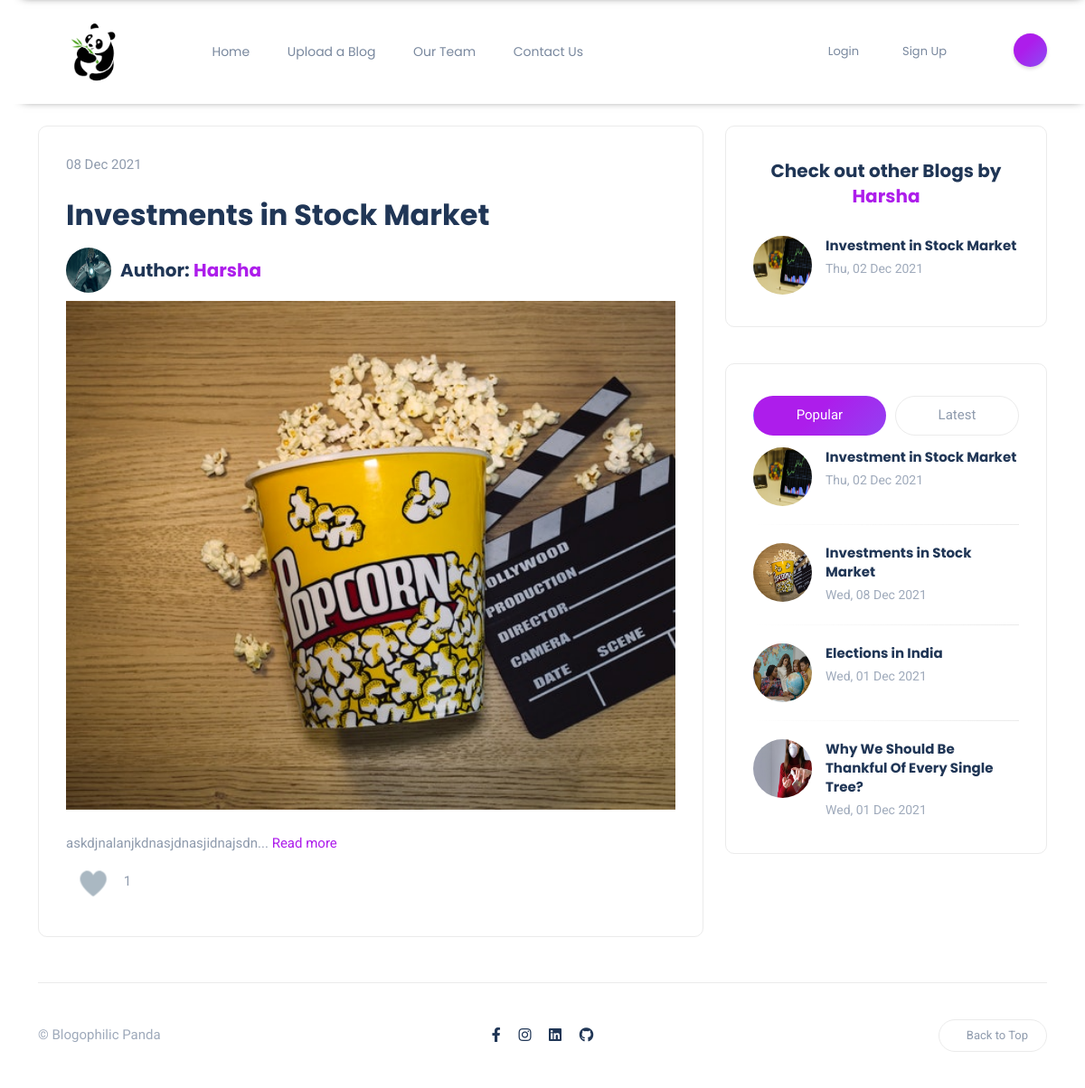
The app's page /blogs/investments-in-stock-market, older data.
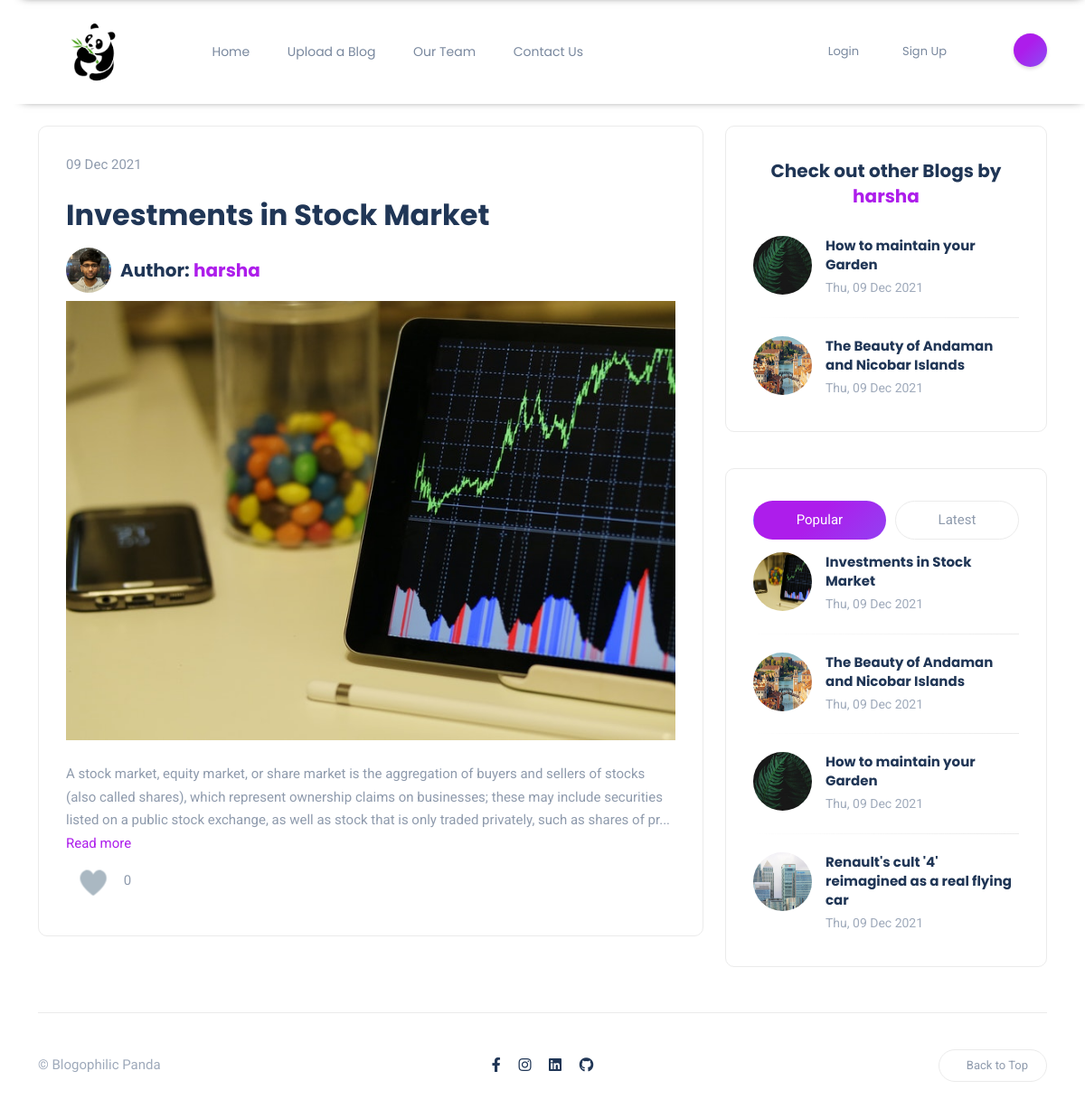
The same page, newer data.
### content/models.py (models this page shows, shortened)
class BlogPost(models.Model):
    author = models.ForeignKey(User, on_delete=models.CASCADE, related_name= 'post_author')
    blog_title = models.CharField(max_length= 264)
    slug = models.SlugField(max_length=264, unique=True, default='',editable=False)
    blog_content = models.TextField()
    blog_image = models.ImageField(upload_to= 'blog_image')
    publish_date = models.DateTimeField(auto_now_add=True)
    category = models.ForeignKey(Category, on_delete = models.CASCADE, related_name ='blog_cat')
    likes = models.ManyToManyField(User, related_name='blog_posts')
    class Meta:
        ordering = ['-publish_date']
    def total_likes(self):
        return self.likes.count()

### accounts/models.py (models this page shows, shortened)
class Profile(models.Model):
    user = models.OneToOneField(User, on_delete=models.CASCADE)
    image = models.ImageField(upload_to = 'profile_pics', null=True)
    slug = models.SlugField(max_length=264, unique=True, editable=False, default='')

### content/views.py (the view)
# urls.py: path('blogs/<slug:the_slug>', views.blog_details, name='blog_details'),
def blog_details(request, the_slug):
    blog_single = BlogPost.objects.get(slug=the_slug)
    total_likes = blog_single.total_likes()
    liked = False
    if blog_single.likes.filter(id = request.user.id):
        liked = True
    blogs = list(BlogPost.objects.all())
    author_blogs = list(BlogPost.objects.filter(author = blog_single.author).exclude(slug=the_slug))[:4]
    blogs_latest = BlogPost.objects.all().order_by('-publish_date')[:4]
    blogs_popular = (sorted(blogs, key = lambda x: x.total_likes())[::-1])[:4]
    context = {
        "blog_single": blog_single,
        "blog_likes": total_likes,
        "blog_liked": liked,
        "author_blogs": author_blogs,
        "blogs_popular": blogs_popular,
        "blogs_latest": blogs_latest,
    }
    return render(request, 'blogs/blog_details.html', context)

### templates/blogs/blog_details.html (shortened to what this page needs)
{% extends "base.html" %}
{% load get_post_Cat %}
{% load static %}
{% block content %}
<link rel="stylesheet" href="{% static 'css/blogs/home.css' %}">
<link rel="stylesheet" href="{% static 'css/blogs/blog_details.css' %}">
<section id="hero">
    <div class="container-xl">
        <div class="row gy-4">
            <div class="col-lg-8">
                <div class="post-tabs rounded bordered">
                    <div class="article-container">
                        {{ blog_single.publish_date|date:"d M Y" }}
                        <div class="heading">
                            <h2>{{ blog_single.blog_title }}</h2>
                        </div>
                        <div class="author">
                            <img src="{{ blog_single.author.profile.image.url }}" class="authorpic" alt="">
                            <h5>Author: <a href="{% url 'profile' profile_slug=blog_single.author.profile.slug %}">{{ blog_single.author }}</a></h5>
                        </div>
                        <div class="article-image">
                            <img src="/media/{{ blog_single.blog_image }}">
                        </div>
                        <br>
                        <div class="article-text">
                            {% if user.is_authenticated %}
                            {{ blog_single.blog_content|linebreaks }}
                            {% else %}
                            {{ blog_single.blog_content|slice:":300" }}...
                            <a href="{% url 'login' %}">Read more</a>
                            {% endif %}
                        </div>
                        <form action="{% url 'like_blog' the_slug=blog_single.slug %}" method="POST">
                            <label for="blog_title">
                            </label>
                            {{ blog_likes }}
                        </form>
                    </div>
                </div>
            </div>
            <div class="col-lg-4">
                <div class="sidebar">
                    {% if author_blogs|length > 0 %}
                    <div class="widget rounded">
                        <div class="widget-header text-center">
                            <h3 class="widget-title">Check out other Blogs by <a href="{% url 'profile' profile_slug=blog_single.author.profile.slug %}">{{ blog_single.author }}</a></h3>
                        </div>
                        <div class="widget-content">
                            {% for blog in author_blogs %}
                            <div class="post post-list-sm circle">
                                <div class="thumb circle">
                                    <a href="{% url 'blog_details' the_slug=blog.slug %}">
                                        <div class="inner">
                                            <img src="/media/{{ blog.blog_image }}" alt="" style="height: 100%; width: 100%;">
                                        </div>
                                    </a>
                                </div>
                                <div class="details clearfix">
                                    <h6 class="post-title my-0">
                                        <a href="{% url 'blog_details' the_slug=blog.slug %}">{{ blog.blog_title }}</a>
                                    </h6>
                                    <ul class="meta list-inline mt-1 mb-0">
                                        <li class="list-inline-item">{{ blog.publish_date|date:"D, d M Y" }}</li>
                                    </ul>
                                </div>
                            </div>
                            {% endfor %}
                        </div>
                    </div>
                    {% endif %}
                    <div class="widget rounded">
                        <ul class="nav nav-tabs nav-pills nav-fill" id="postTab" role="tablist">
                            <li class="nav-item" role="presentation">
                                <button aria-controls="popular" aria-selected="true" class="nav-link active"
                                    data-bs-target="#popular" data-bs-toggle="tab" id="popular-tab" role="tab"
                                    type="button">
                                    Popular
                                </button>
                            </li>
                            <li class="nav-item" role="presentation">
                                <button aria-controls="latest" aria-selected="false" class="nav-link"
                                    data-bs-target="#latest" data-bs-toggle="tab" id="latest-tab" role="tab"
                                    type="button">
                                    Latest
                                </button>
                            </li>
                        </ul>
                        <div class="tab-content" id="postsTabContent">
                            <div class="tab-pane fade show active" id="popular" aria-labelledby="popular-tab"
                                role="tabpanel">
                                {% for blog in blogs_popular %}
                                <div class="post post-list-sm circle">
                                    <div class="thumb circle">
                                        <a href="{% url 'blog_details' the_slug=blog.slug %}">
                                            <div class="inner">
                                                <img src="/media/{{ blog.blog_image }}" alt="" style="height: 100%; width: 100%;">
                                            </div>
                                        </a>
                                    </div>
                                    <div class="details clearfix">
                                        <h6 class="post-title my-0">
                                            <a href="{% url 'blog_details' the_slug=blog.slug %}">{{ blog.blog_title }}</a>
                                        </h6>
                                        <ul class="meta list-inline mt-1 mb-0">
                                            <li class="list-inline-item">{{ blog.publish_date|date:"D, d M Y" }}</li>
                                        </ul>
                                    </div>
                                </div>
                                {% endfor %}
                            </div>
                        </div>
                    </div>
                </div>
            </div>
        </div>
    </div>
</section>
{% endblock content %}

### templates/base.html (shortened to what this page needs)
{% load static %}
<!DOCTYPE html>
<html lang="en">
<head>
    <link href="https://cdn.jsdelivr.net/npm/bootstrap@5.1.3/dist/css/bootstrap.min.css" rel="stylesheet">
    <link rel="stylesheet" href="{% static 'css/bootstrap.min.css' %}">
    <link rel="stylesheet" href="https://cdnjs.cloudflare.com/ajax/libs/font-awesome/5.15.3/css/all.min.css">
    <link rel=" stylesheet" href="{% static 'css/slick.css' %}">
    <link rel=" stylesheet" href="{% static 'css/base.css' %}">
    <link rel="stylesheet" href="https://cdnjs.cloudflare.com/ajax/libs/simple-line-icons/2.5.5/css/simple-line-icons.min.css">
</head>
<body>
    <div class="site-wrapper">
    {% include 'navbar.html' %}
    {% block content  %}
    {% endblock content %}
    {% include 'footer.html' %}
    </div>
</body>
</html>

### templates/navbar.html (shortened to what this page needs)
{% load static %}
<link rel="stylesheet" href="{% static 'css/navbar.css' %}">
<header class="header-default">
    <nav class="navbar navbar-expand-lg">
        <div class="container-xl">
            <a href="{% url 'home' %}" class="navbar-brand">
                <img src="{% static 'images/logo.png' %}" alt="" style="height: 75px;">
            </a>
            <div class="collapse navbar-collapse">
                <ul class="navbar-nav mr-auto">
                    <li class="nav-item ">
                        <a href="{% url 'home' %}" class="nav-link ">Home</a>
                    </li>
                    <li class="nav-item">
                        <a href="{% url 'uploading_blogs' %}" class="nav-link">Upload a Blog</a>
                    </li>
                    <li class="nav-item">
                        <a href="{% url 'our_team' %}" class="nav-link">Our Team</a>
                    </li>
                    <li class="nav-item">
                        <a href="{% url 'contact' %}" class="nav-link">Contact Us</a>
                    </li>
                </ul>
            </div>
            <div class="header-right d-flex">
                <ul class="navbar-nav collapse navbar-collapse">
                    {% if user.is_authenticated %}
                    <li>
                        <a href="{% url 'profile' profile_slug=user.profile.slug %}" class="dropdown-item">{{ user }}</a>
                    </li>
                    <li>
                        <a href="{% url 'logout' %}" class="dropdown-item">Logout</a>
                    </li>
                    {% else %}
                    <li>
                        <a href="{% url 'login' %}" class="dropdown-item">Login</a>
                    </li>
                    <li>
                        <a href="{% url 'register' %}" class="dropdown-item">Sign Up</a>
                    </li>
                    {% endif %}
                </ul>
                <div class="header-buttons">
                    <button class="search icon-button">
                    </button>
                </div>
            </div>
        </div>
    </nav>
</header>

### templates/footer.html (shortened to what this page needs)
{% load static %}
<link rel="stylesheet" href="{% static 'css/footer.css' %}">
<footer>
    <div class="container-xl">
        <div class="footer-inner">
            <div class="row d-flex align-items-center gy-4">
                <div class="col-md-4">
                    <span class="copyright">&copy; Blogophilic Panda</span>
                </div>
                <div class="col-md-4 text-center">
                    <ul class="social-icons list-unstyled list-inline mb-0">
                        <li class="list-inline-item">
                            <a href="https://www.facebook.com/">
                                <i class="fab fa-facebook-f"></i>
                            </a>
                        </li>
                        <li class="list-inline-item">
                            <a href="https://www.instagram.com/">
                                <i class="fab fa-instagram"></i>
                            </a>
                        </li>
                        <li class="list-inline-item">
                            <a href="https://www.linkedin.com/">
                                <i class="fab fa-linkedin"></i>
                            </a>
                        </li>
                        <li class="list-inline-item">
                            <a href="https://www.github.com/">
                                <i class="fab fa-github"></i>
                            </a>
                        </li>
                    </ul>
                </div>
                <div class="col-md-4">
                    <a href="#" id="return-to-top" class="float-md-end">
                        Back to Top
                    </a>
                </div>
            </div>
        </div>
    </div>
</footer>

### static/css/base.css (style rules this page uses)
body { color: #8f9bad; background-color: #fff; font-family: 'Roboto', sans-serif !important; font-size: 15px; line-height: 1.7; overflow-x: hidden; -webkit-font-smoothing: antialiased; }

### static/css/navbar.css (style rules this page uses)
.header-default { padding: 20px 0; margin-bottom: 2%; position: relative; width: 100%; box-shadow: 10px 10px 10px -15px #111; }
.header-default .navbar-nav { margin-left: 50px; }
.header-default.clone { position: fixed; top: 0; left: 0; background: #fff; border-bottom: 1px solid #ebebeb; right: 0; padding: 25px 0; transform: translateY(-100%); transition: 0.2s transform cubic-bezier(0.3, 0.73, 0.3, 0.7); z-index: 4; }
.navbar { padding: 0; }
.navbar-nav { font-family: 'Poppins', sans-serif; font-size: 14px; }
.navbar-nav .nav-link { padding: 0.439rem 1rem; color: #79889e; }
.navbar-brand { padding-top: 0; padding-bottom: 0; margin-right: 0; }
.dropdown-item { display: block; width: 100%; padding: 0.6rem 1.5rem; clear: both; font-weight: 400; font-size: 13px; color: #79889e; text-align: inherit; text-decoration: none; white-space: nowrap; background-color: transparent; border: 0; }
.header-right .header-buttons { display: inline-block; margin-left: 50px; }
.header-right .header-buttons button { margin-left: 10px; }
.header-right .header-buttons button:first-child { margin-left: 0; }
@media (min-width: 992px) { .navbar-expand-lg .navbar-nav .nav-link { padding-right: 1.3rem; padding-left: 1.3rem; } }
@media (min-width: 1200px) { .container-xl { max-width: 1140px; } }
button { transition: all 0.3s ease-in-out; }
.icon-button { color: #fff; border: 0; border-radius: 50%; background-color: #6e72fc; background-image: linear-gradient(315deg, #6e72fc 0%, #ad1deb 74%); background-size: auto 200%; display: inline-flex; justify-content: center; align-items: center; height: 37px; line-height: 39px; text-align: center; vertical-align: middle; width: 37px; box-shadow: 0px 2px 4px 0px rgba(0, 0, 0, 0.15); transition: all 0.2s ease-in-out; outline: none; }
.social-icons a { font-size: 16px; color: #203656; }
.social-icons li:not(:last-child) { margin-right: 1rem; }

### static/css/blogs/blog_details.css (style rules this page uses)
.heading h2 { margin-bottom: 5px; }
.author { display: flex; align-items: center; }
.authorpic { border-radius: 50%; height: 50px; width: 50px; margin-right: 10px; }
.article-image { display: block; margin-left: auto; margin-right: auto; width: 100%; }
.article-image img { width: 100%; }
svg { cursor: pointer; overflow: visible; width: 60px; position:relative; }

### static/css/footer.css (style rules this page uses)
footer { margin-top: 50px; }
footer .footer-inner { border-top: 1px solid #ebebeb; padding: 40px 0; }
footer .footer-inner .copyright { color: #9faabb; }
#return-to-top { color: #8f9bad; font-size: 13px; border: 1px solid #ebebeb; text-decoration: none; border-radius: 25px; padding: 6px 20px; z-index: 4; transition: all 0.3s ease-in-out; }

Row changes from the older to the newer data that the page shows:
removed BlogPost: publish_date "08 Dec 2021", blog_title "Investments in Stock Market", author.profile.image (picture), author "Harsha", blog_image (picture), blog_content "askdjnalanjkdnasjdnasjidnajsdn", publish_date "Wed, 08 Dec 2021"
removed BlogPost: blog_image (picture), blog_title "Investment in Stock Market", publish_date "Thu, 02 Dec 2021"
removed BlogPost: blog_image (picture), blog_title "Elections in India", publish_date "Wed, 01 Dec 2021"
removed BlogPost: blog_image (picture), blog_title "Why We Should Be Thankful Of Every Single Tree?", publish_date "Wed, 01 Dec 2021"
added BlogPost: publish_date "09 Dec 2021", blog_title "Investments in Stock Market", author.profile.image (picture), author "harsha", blog_image (picture), blog_content "A stock market, equity market, or share market is the aggregation of buyers and sellers of stocks (also called shares), which represent ownership claims on businesses; these may include securities listed on a public stock exchange, as well as stock that is only traded privately, such as shares of pr", publish_date "Thu, 09 Dec 2021"
added BlogPost: blog_image (picture), blog_title "How to maintain your Garden", publish_date "Thu, 09 Dec 2021"
added BlogPost: blog_image (picture), blog_title "The Beauty of Andaman and Nicobar Islands", publish_date "Thu, 09 Dec 2021"
added BlogPost: blog_image (picture), blog_title "Renault's cult '4' reimagined as a real flying car", publish_date "Thu, 09 Dec 2021"
Text that changed along with them:
{{ blog_likes }}: "1" → "0"
